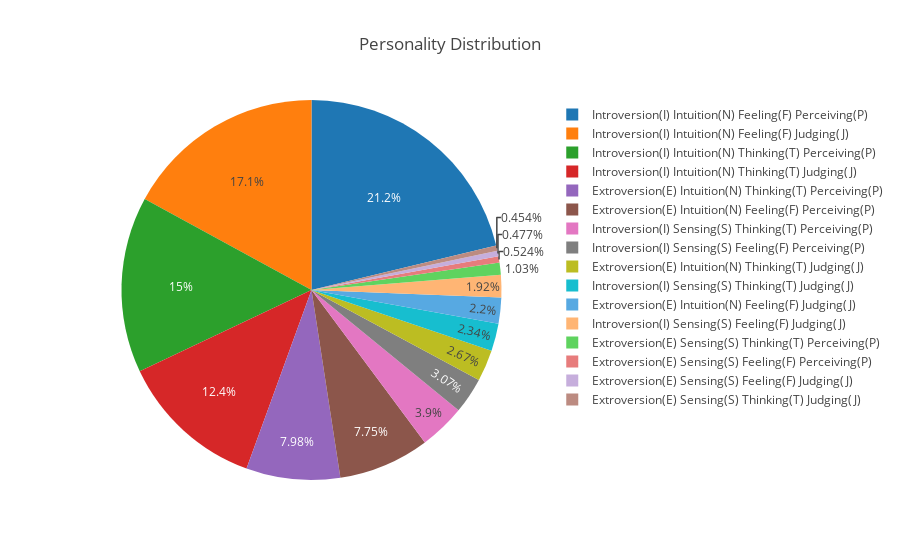

This figure's notebook cell:
### Code cell
labels = dff['description']
sizes = dff['percent']*100

trace = go.Pie(labels=labels, values=sizes)
layout = go.Layout(
    title='Personality Distribution'
)
data = [trace]
fig = go.Figure(data=data, layout=layout)
py.iplot(fig)

### Figure 1 — Plotly figure (JSON) as saved in the notebook; plotly's stock layout.template omitted (floating-point values rounded to 4 significant figures; data arrays with more than 128 entries replaced by an {"elided": "..."} marker saying what was removed)
{"data": [{"labels": {"elided": "8675 str values"}, "type": "pie", "uid": "2d02e5ad-12c5-4b85-93f3-2eb27eeaee00", "values": {"elided": "8675 float values"}}], "layout": {"title": {"text": "Personality Distribution"}}}
